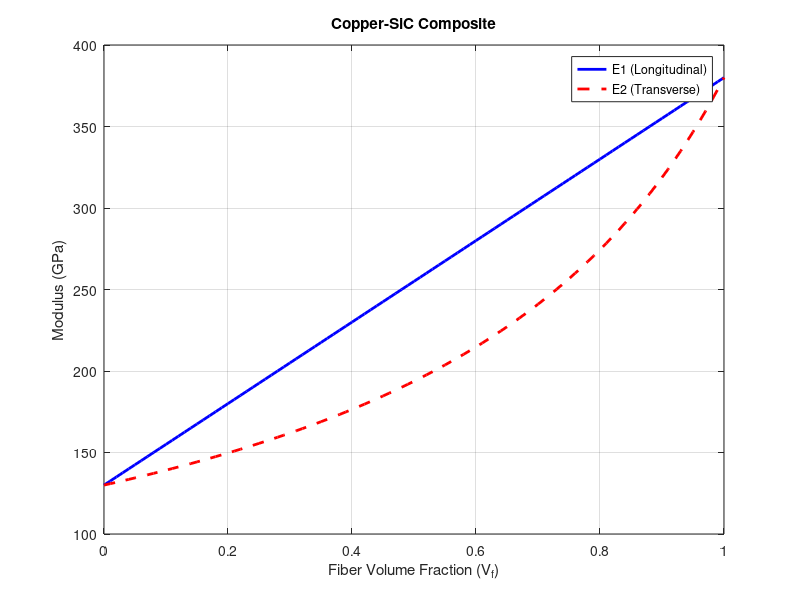

Source code (MATLAB):
Vf = 0 : 0.01 : 1;   % Goes from 0 to 1 in steps of 0.01
Vm = 1 - Vf;         % Matrix volume fraction

% Givens
Ef = 380;       % GPa
Em = 130;      % GPa

% Calculate E1 (Rule of Mixtures)
E1 = (Ef * Vf) + (Em * Vm);

% Calculate E2 (Reuss Model) - use ./ for element-wise division
E2 = 1./((Vf/Ef)+(Vm/Em));

% --- Plotting ---
figure;
plot(Vf, E1, 'b-', 'LineWidth', 2); hold on;
plot(Vf, E2, 'r--', 'LineWidth', 2);
title('Copper-SiC Composite');
xlabel('Fiber Volume Fraction (V_f)');
ylabel('Modulus (GPa)');
legend('E1 (Longitudinal)', 'E2 (Transverse)', 'Location', 'best');
grid on;